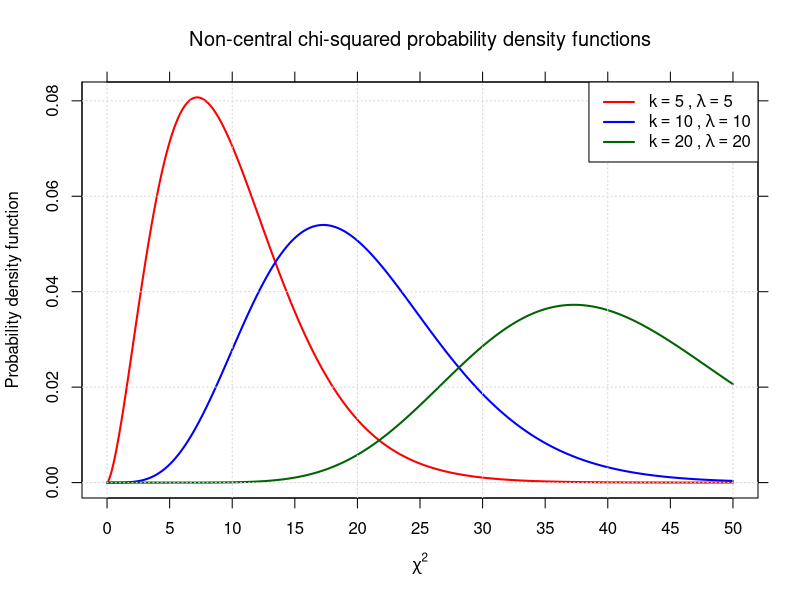

Write the R code that produced this figure.
#!/usr/bin/env Rscript

# ------------------------------------------------------------
# Plot non-central chi-square density curves for selected degrees of freedom
# and save result to PDF.
# ------------------------------------------------------------

# Degrees of freedom
dofs <- c(5, 10, 20)
ncps <- c(5, 10, 20)
cols <- c("red", "blue", "darkgreen")

# x-range — choose a range that covers the relevant density
x <- seq(0, 50, length.out = 2000)

# PDF output
pdf("nchisq_densities.pdf", width = 6, height = 5)

# Plot first curve
plot(
  x,
  dchisq(x, df = dofs[1], ncp = ncps[1]),
  type = "l",
  col = cols[1],
  lwd = 2,
  main = expression(paste("Non-central chi-squared probability density functions")),
  xlab = expression(chi^2),
  ylab = "Probability density function",
  axes = FALSE
)

# Add remaining curves

for (i in 2:length(dofs)) {
  lines(x, dchisq(x, df = dofs[i], ncp=ncps[i]), col = cols[i], lwd = 2)
}

xticks <- pretty(x, n = 12)
yvals <- sapply(dofs, function(df) dchisq(x, df=5))
yticks <- pretty(range(yvals), n = 8)

# Axes on all 4 sides
axis(1, at=xticks)
axis(2, at=yticks)
axis(3, at=xticks, labels=FALSE)
axis(4, at=yticks, labels=FALSE)

# Add box outline
box()

# Add grid
grid()

# Legend — build expression vector
legexpr <- vector("list", length(dofs))
for(i in seq_along(dofs)) {
  legexpr[[i]] <- substitute(
    k == M ~ "," ~ lambda == L,
    list(M = dofs[i], L = ncps[i])
  )
}


#  legend = paste(dofs, "dof", "ncp=", ncps),

# Add legend
legend(
  "topright",
  legend = legexpr,
  col = cols,
  lwd = 2
)

# Close PDF
dev.off()

